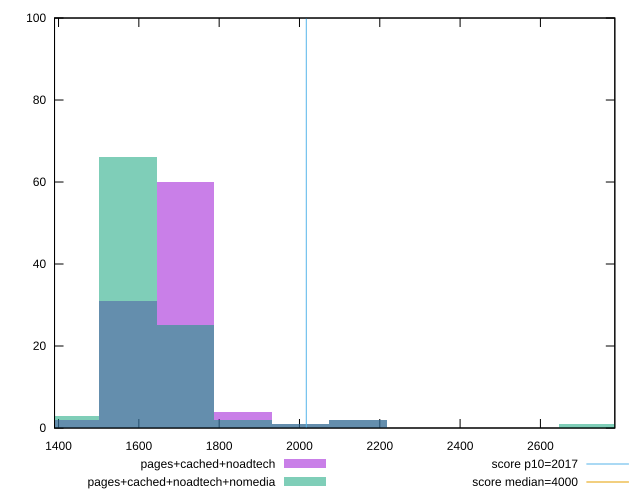

This figure's gnuplot source:
reset

$pagesCachedNoadtech <<EOF
1716.1775126628545 60
1573.16271994095 31
1859.192305384759 4
1430.1479272190454 2
2145.221890828568 2
2002.2070981066636 1
EOF

$pagesCachedNoadtechNomedia <<EOF
1716.1775126628545 25
1573.16271994095 66
1430.1479272190454 3
2002.2070981066636 1
2145.221890828568 2
1859.192305384759 2
2717.2810617161863 1
EOF

set key outside below
set boxwidth 143.01479272190454
set xrange [1390.0400000000006:2785.308]
set yrange [0:100]
set trange [0:100]
set style fill transparent solid 0.5 noborder

set parametric
set terminal svg size 640, 500 enhanced background rgb 'white'
set output "report_00009_2021-02-08T22-37-41.559Z/mainthread-work-breakdown/comparison/histogram/2_vs_3.svg"

plot $pagesCachedNoadtech title "pages+cached+noadtech" with boxes, \
     $pagesCachedNoadtechNomedia title "pages+cached+noadtech+nomedia" with boxes, \
     2017,t title "score p10=2017", \
     4000,t title "score median=4000"

reset
